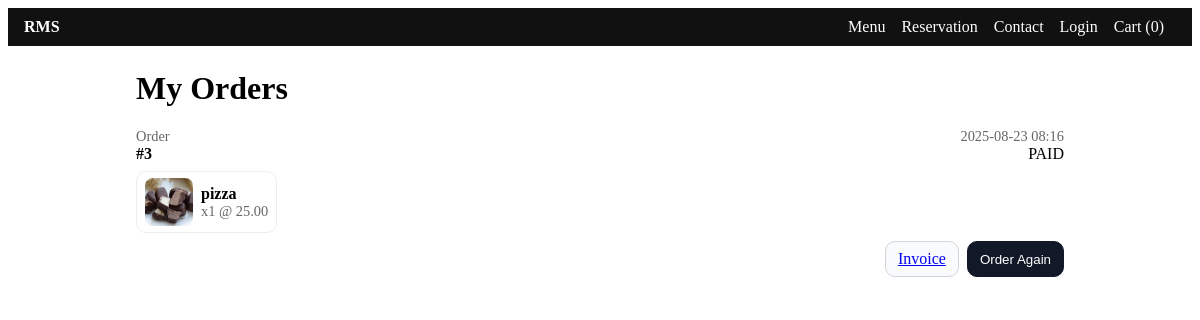
The app's page /my-orders/ (signed in) with its own data.
### orders/models.py (models this page shows, shortened)
class Order(models.Model):
    STATUS_CHOICES = [
        ("PENDING", "Pending"),
        ("PAID", "Paid"),
        ("FAILED", "Failed"),
        ("CANCELLED", "Cancelled"),
    ]
    SOURCE_CHOICES = [
        ("DINE_IN", "Dine-In"),
        ("UBER_EATS", "Uber Eats"),
        ("DOORDASH", "DoorDash"),
    ]
    created_by = models.ForeignKey(
        settings.AUTH_USER_MODEL,
        related_name="orders",
        on_delete=models.SET_NULL,
        null=True,
        blank=True,
    )
    status = models.CharField(max_length=12, choices=STATUS_CHOICES, default="PENDING")
    is_paid = models.BooleanField(default=False)
    currency = models.CharField(max_length=8, default="usd")
    source = models.CharField(max_length=20, choices=SOURCE_CHOICES, default="DINE_IN")
    table_number = models.PositiveIntegerField(null=True, blank=True)
    external_order_id = models.CharField(max_length=64, blank=True, default="")
    subtotal = models.DecimalField(max_digits=12, decimal_places=2, default=Decimal("0.00"))
    tip_amount = models.DecimalField(max_digits=12, decimal_places=2, default=Decimal("0.00"))
    discount_amount = models.DecimalField(max_digits=12, decimal_places=2, default=Decimal("0.00"))
    discount_code = models.CharField(max_length=64, blank=True, default="")
    loyalty_reward_applied = models.BooleanField(default=False)
    reservation = models.ForeignKey(
        "reservations.Reservation",
        null=True,
        blank=True,
        on_delete=models.SET_NULL,
        related_name="orders",
    )
    notes = models.TextField(blank=True, default="")
    created_at = models.DateTimeField(auto_now_add=True)
    invoice_pdf = models.FileField(upload_to="invoices/", blank=True, null=True)
    class Meta:
        ordering = ["-created_at"]

class OrderItem(models.Model):
    order = models.ForeignKey(Order, on_delete=models.CASCADE, related_name="items")
    menu_item = models.ForeignKey(MenuItem, related_name="order_items", on_delete=models.PROTECT)
    quantity = models.PositiveIntegerField(default=1)
    unit_price = models.DecimalField(max_digits=12, decimal_places=2, default=0)
    modifiers = models.JSONField(default=list, blank=True)
    notes = models.CharField(max_length=255, blank=True, default="")

### menu/models.py (models this page shows, shortened)
class MenuItem(models.Model):
    category = models.ForeignKey(MenuCategory, on_delete=models.CASCADE, related_name='items')
    name = models.CharField(max_length=200)
    description = models.TextField(blank=True)
    price = models.DecimalField(max_digits=10, decimal_places=2)
    image = models.ImageField(upload_to='menu_items/', null=True, blank=True)
    is_vegetarian = models.BooleanField(default=False)
    is_available = models.BooleanField(default=True)
    preparation_time = models.PositiveIntegerField(default=15, help_text="Minutes")
    sort_order = models.PositiveIntegerField(default=0)
    created_at = models.DateTimeField(auto_now_add=True)
    class Meta:
        ordering = ['sort_order', 'name']

### storefront/views.py (the view)
# urls.py: path("my-orders/", MyOrdersView.as_view(), name="my_orders"),
class MyOrdersView(LoginRequiredMixin, TemplateView):
    template_name = "storefront/my_orders.html"
    login_url = reverse_lazy("storefront:login")
    redirect_field_name = "next"
    def get_context_data(self, **kwargs):
        ctx = super().get_context_data(**kwargs)
        if Order is None:
            ctx["orders"] = []
            return ctx
        paid_q = Q(payment__is_paid=True) | Q(is_paid=True) | Q(status="PAID")
        qs = (
            Order.objects.filter(Q(created_by=self.request.user) & paid_q)
            .select_related("payment")
            .prefetch_related("items__menu_item")
            .order_by("-created_at")
        )
        ctx["orders"] = qs
        ctx.update(_ctx("my_orders"))
        return ctx

### storefront/context.py (called while the page is built)
def site_context(request):
    return {
        "SITE_NAME": getattr(settings, "SITE_NAME", "RMS Store"),
        "GA_MEASUREMENT_ID": getattr(settings, "GA_MEASUREMENT_ID", ""),
        "WHATSAPP_NUMBER": getattr(settings, "WHATSAPP_NUMBER", ""),
        "BRANCHES": getattr(settings, "BRANCHES", []),
        "DEFAULT_CURRENCY": getattr(settings, "DEFAULT_CURRENCY", "NPR"),
    }

### storefront/views.py (called while the page is built)
def _ctx(page: str | None = None, **kw):
    base = {"page": page or ""}
    base.update(kw)
    return base

### storefront/templates/storefront/my_orders.html (shortened to what this page needs)
{% extends "storefront/base.html" %}
{% load static %}
{% block content %}
  <div class="container" style="max-width:960px;margin:24px auto;">
    <h1>My Orders</h1>
    {% if orders %}
      <div class="stack">
        {% for o in orders %}
          <div class="card" style="display:flex;flex-direction:column;gap:8px;">
            <div style="display:flex;justify-content:space-between;align-items:center;gap:8px;">
              <div>
                <div class="muted">Order</div>
                <div><strong>#{{ o.id }}</strong></div>
              </div>
              <div style="text-align:right;">
                <div class="muted">{{ o.created_at|date:"Y-m-d H:i" }}</div>
                <div>
                  {% if o.payment and o.payment.is_paid or o.is_paid or o.status == "PAID" %}
                    <span class="tag tag-success">PAID</span>
                  {% else %}
                    <span class="tag">PENDING</span>
                  {% endif %}
                </div>
              </div>
            </div>
            <div style="display:flex;gap:8px;flex-wrap:wrap;">
              {% for it in o.items.all %}
                <div style="display:flex;align-items:center;border:1px solid #eee;border-radius:10px;padding:6px 8px;gap:8px;">
                  {% if it.menu_item and it.menu_item.image %}
                    <img src="{{ it.menu_item.image.url }}" alt="{{ it.menu_item.name }}" style="width:48px;height:48px;object-fit:cover;border-radius:8px;" />
                  {% else %}
                    <div style="width:48px;height:48px;border-radius:8px;background:#f3f4f6;display:flex;align-items:center;justify-content:center;">—</div>
                  {% endif %}
                  <div>
                    <div style="font-weight:600;">{{ it.menu_item.name }}</div>
                    <div class="muted">x{{ it.quantity }} @ {{ it.unit_price }}</div>
                  </div>
                </div>
              {% endfor %}
            </div>
            <div style="display:flex;gap:8px;justify-content:flex-end;">
              {% if o.invoice_pdf %}
                <a href="{{ o.invoice_pdf.url }}" target="_blank" rel="noopener" class="btn btn-secondary">Invoice</a>
              {% endif %}
              <button
                class="btn btn-primary btn-reorder"
                title="Reorder these items"
                data-items='[ {% for it in o.items.all %}{ "id": {{ it.menu_item.id }}, "name": "{{ it.menu_item.name|escapejs }}", "price": "{{ it.unit_price }}", "quantity": {{ it.quantity }} }{% if not forloop.last %}, {% endif %}{% endfor %} ]'
              >Order Again</button>
            </div>
          </div>
        {% endfor %}
      </div>
    {% else %}
      <p>You don’t have any orders yet.</p>
    {% endif %}
  </div>
{% endblock %}

### storefront/static/storefront/styles.css (style rules this page uses)
.muted { color: #6b7280; font-size: 14px; }
.stack { display: flex; gap: 10px; flex-wrap: wrap; }
.btn { border: 1px solid #d1d5db; background: #f9fafb; padding: 8px 12px; border-radius: 10px; cursor: pointer; }
.btn-primary { background: #111827; color: #fff; border-color: #111827; }
.container { max-width: 960px; margin: 24px auto; padding: 0 16px; }

### storefront/templates/storefront/base.html (style rules this page uses)
.stack { display:flex; flex-direction:column; gap:10px; }
.muted { color:#666; font-size: 0.9em; }
.container { max-width: 960px; margin: 24px auto; padding: 0 16px; }
input, select, button { padding:8px 12px; border-radius:8px; border:1px solid #d1d5db; }
button { cursor:pointer; background:#111; color:#fff; border-color:#111; }

### records on screen
Order: id "3", created_at "2025-08-23 08:16", shows "PAID"
OrderItem: menu_item.image (picture), menu_item.name "pizza", quantity "1", unit_price "25.00"
